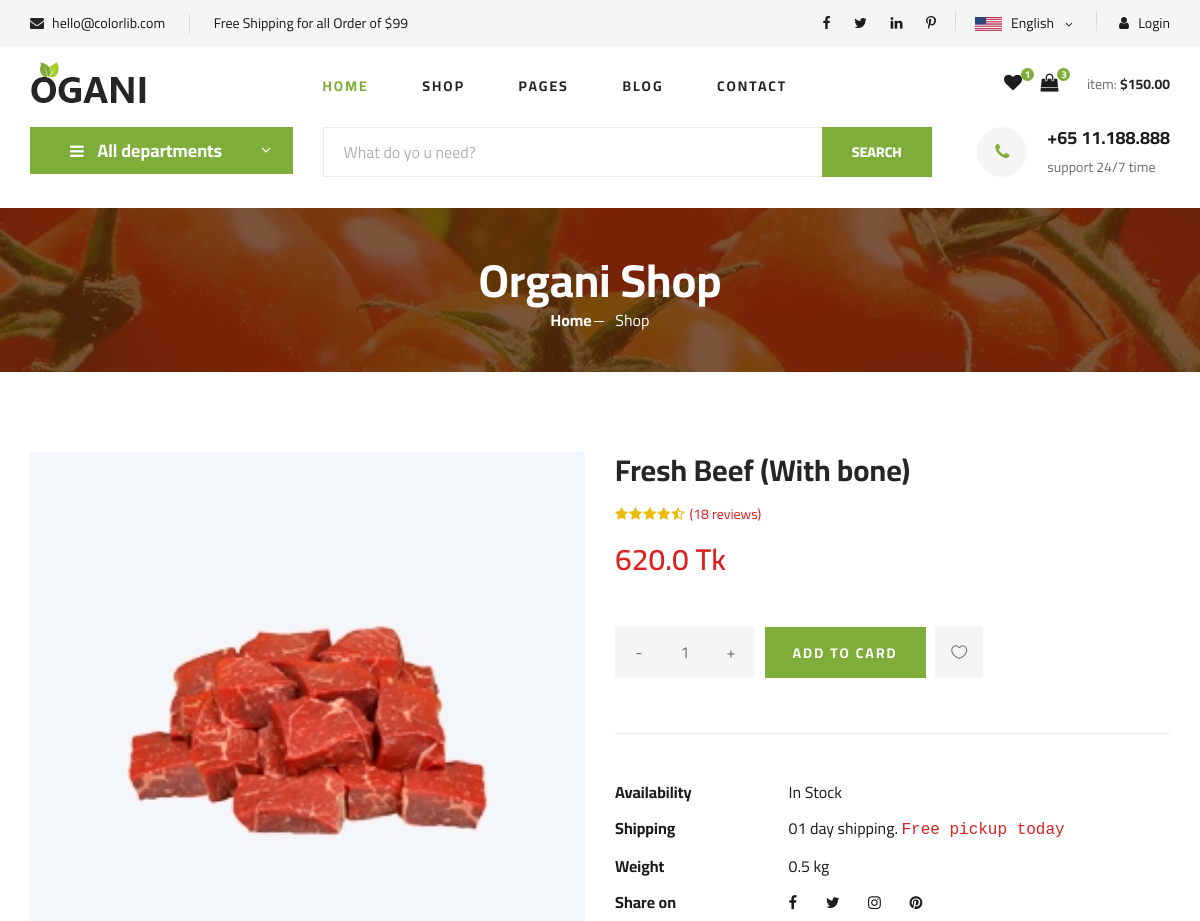
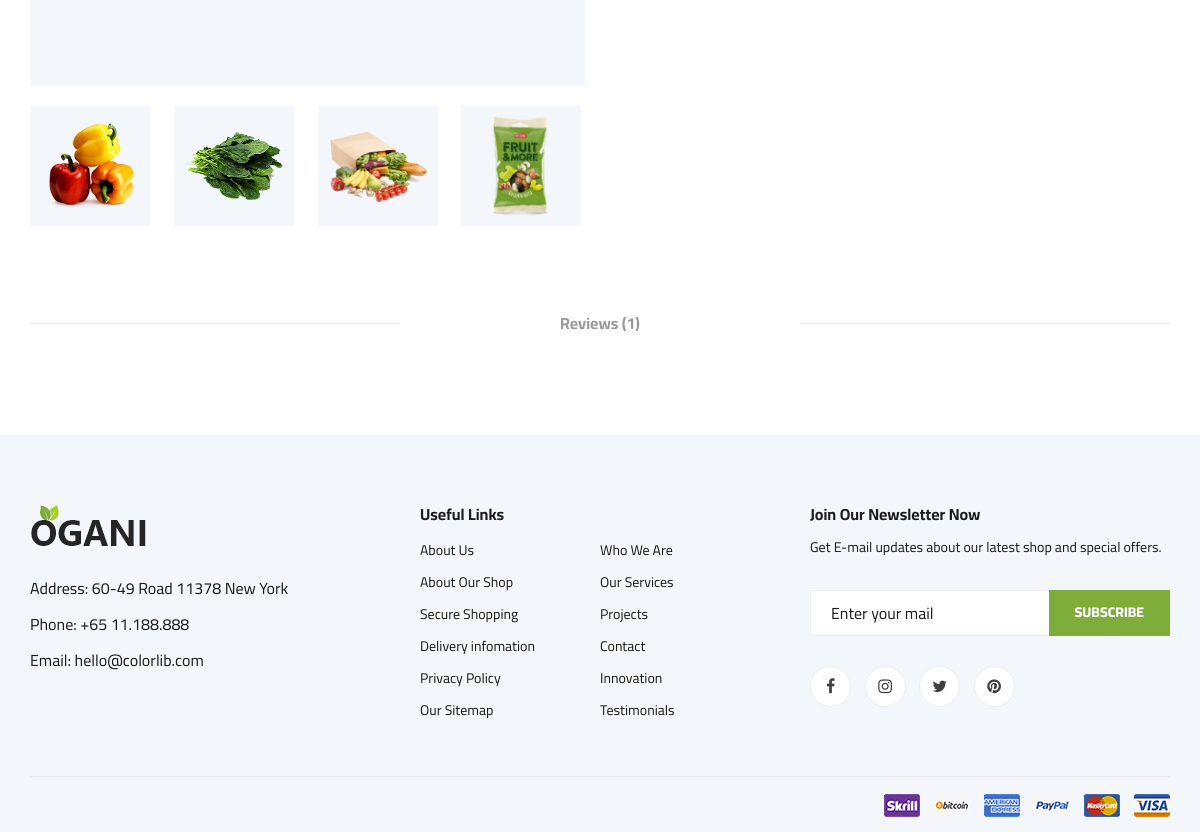
The app's page /products/product_details/fresh-beef-with-bone/ with its own data (2 pictures, top to bottom).
### products/models.py (models this page shows, shortened)
class Product(models.Model):
    name = models.CharField(max_length=200)
    slug = models.SlugField(blank=True, null=True)
    price = models.FloatField(blank=True, null=True)
    ratings = models.FloatField(blank=True, null=True)
    number_of_ratings = models.IntegerField(blank=True, null=True)
    images = models.ImageField(blank=True, null=True)
    description = models.TextField(blank=True, null=True)
    discountRate = models.IntegerField(default=0)
    available_stock = models.IntegerField(default=0)
    added_time = models.DateTimeField(auto_now_add=True)
    updated_time = models.DateTimeField(auto_now=True)
    category = models.ForeignKey(ProductCategory, on_delete=models.SET_NULL, null=True, blank=True)
    objects = ProductManager()
    @property
    def discount(self):
        if self.discountRate > 0:
            discounted_price = self.price - self.price * self.discountRate / 100
            return discounted_price
        return self.price

### products/views.py (the view)
# urls.py: path('product_details/<str:slug>/', views.product_details , name = "product_details")
def product_details(request, slug):
    context = getProductById(slug)
    return render(request, 'product_details.html', context)

### products/business_logic.py (called while the page is built)
def getCategorys():
    return ProductCategory.objects.all()

def getProductById(slug):
    product = Product.objects.get(slug=slug)
    related_products = Product.objects.filter(category = product.category).exclude(slug=slug)
    context = {
        'product': product,
        'categorys': getCategorys(),
        'related_products': related_products,
    }
    return context

### products/models.py (called while the page is built)
    def get_queryset(self):
        return ProductQuerySet(self.model, using=self._db)

### templates/product_details.html (shortened to what this page needs)
{% extends 'product.html' %}
{% load static %}
{% block page_details %}
    <section class="product-details spad">
        <div class="container">
            <div class="row">
                <div class="col-lg-6 col-md-6">
                    <div class="product__details__pic">
                        <div class="product__details__pic__item">
                            <img class="product__details__pic__item--large"
                                src="{{product.images.url}}" alt="">
                        </div>
                        <div class="product__details__pic__slider owl-carousel">
                            <img data-imgbigurl="img/product/details/product-details-2.jpg"
                                src="{% static 'img/product/details/thumb-1.jpg' %}" alt="">
                            <img data-imgbigurl="{% static 'img/product/details/product-details-3.jpg' %}"
                                src="{% static 'img/product/details/thumb-2.jpg' %}" alt="">
                            <img data-imgbigurl="{% static 'img/product/details/product-details-5.jpg' %}"
                                src="{% static 'img/product/details/thumb-3.jpg' %}" alt="">
                            <img data-imgbigurl="{% static 'img/product/details/product-details-4.jpg' %}"
                                src="{% static 'img/product/details/thumb-4.jpg' %}" alt="">
                        </div>
                    </div>
                </div>
                <div class="col-lg-6 col-md-6">
                    <div class="product__details__text">
                        <h3>{{product.name}}</h3>
                        <div class="product__details__rating">
                            <i class="fa fa-star"></i>
                            <i class="fa fa-star"></i>
                            <i class="fa fa-star"></i>
                            <i class="fa fa-star"></i>
                            <i class="fa fa-star-half-o"></i>
                            <span>(18 reviews)</span>
                        </div>
                        <div class="product__details__price">{{product.discount}} Tk</div>
                        <div class="product__details__quantity">
                            <div class="quantity">
                                <div class="pro-qty">
                                    <input type="text" value="1">
                                </div>
                            </div>
                        </div>
                        <a href="#" class="primary-btn">ADD TO CARD</a>
                        <a href="#" class="heart-icon"><span class="icon_heart_alt"></span></a>
                        <ul>
                            <li><b>Availability</b> <span>In Stock</span></li>
                            <li><b>Shipping</b> <span>01 day shipping. <samp>Free pickup today</samp></span></li>
                            <li><b>Weight</b> <span>0.5 kg</span></li>
                            <li><b>Share on</b>
                                <div class="share">
                                    <a href="#"><i class="fa fa-facebook"></i></a>
                                    <a href="#"><i class="fa fa-twitter"></i></a>
                                    <a href="#"><i class="fa fa-instagram"></i></a>
                                    <a href="#"><i class="fa fa-pinterest"></i></a>
                                </div>
                            </li>
                        </ul>
                    </div>
                </div>
                <div class="col-lg-12">
                    <div class="product__details__tab">
                        <ul class="nav nav-tabs" role="tablist">
                            <li class="nav-item">
                                <a class="nav-link" data-toggle="tab" href="#tabs-3" role="tab"
                                    aria-selected="false">Reviews <span>(1)</span></a>
                            </li>
                        </ul>
                    </div>
                </div>
            </div>
        </div>
    </section>
{% endblock %}

### static/css/style.css (style rules this page uses)
html, body { height: 100%; font-family: "Cairo", sans-serif; -webkit-font-smoothing: antialiased; font-smoothing: antialiased; }
h1, h2, h3, h4, h5, h6 { margin: 0; color: #111111; font-weight: 400; font-family: "Cairo", sans-serif; }
h3 { font-size: 30px; }
img { max-width: 100%; }
ul, ol { padding: 0; margin: 0; }
.spad { padding-top: 100px; padding-bottom: 100px; }
.primary-btn { display: inline-block; font-size: 14px; padding: 10px 28px 10px; color: #ffffff; text-transform: uppercase; font-weight: 700; background: #7fad39; letter-spacing: 2px; }
.product-details { padding-top: 80px; }
.product__details__pic__item { margin-bottom: 20px; }
.product__details__pic__item img { min-width: 100%; }
.product__details__pic__slider img { cursor: pointer; }
.product__details__pic__slider.owl-carousel .owl-item img { width: auto; }
.product__details__text h3 { color: #252525; font-weight: 700; margin-bottom: 16px; }
.product__details__text .product__details__rating { font-size: 14px; margin-bottom: 12px; }
.product__details__text .product__details__rating i { margin-right: -2px; color: #EDBB0E; }
.product__details__text .product__details__rating span { color: #dd2222; margin-left: 4px; }
.product__details__text .product__details__price { font-size: 30px; color: #dd2222; font-weight: 600; margin-bottom: 15px; }
.product__details__text .primary-btn { padding: 16px 28px 14px; margin-right: 6px; margin-bottom: 5px; }
.product__details__text .heart-icon { display: inline-block; font-size: 16px; color: #6f6f6f; padding: 13px 16px 13px; background: #f5f5f5; }
.product__details__text ul { border-top: 1px solid #ebebeb; padding-top: 40px; margin-top: 50px; }
.product__details__text ul li { font-size: 16px; color: #1c1c1c; list-style: none; line-height: 36px; }
.product__details__text ul li b { font-weight: 700; width: 170px; display: inline-block; }
.product__details__text ul li span samp { color: #dd2222; }
.product__details__text ul li .share { display: inline-block; }
.product__details__text ul li .share a { display: inline-block; font-size: 15px; color: #1c1c1c; margin-right: 25px; }
.product__details__text ul li .share a:last-child { margin-right: 0; }
.product__details__quantity { display: inline-block; margin-right: 6px; }
.pro-qty { width: 140px; height: 50px; display: inline-block; position: relative; text-align: center; background: #f5f5f5; margin-bottom: 5px; }
.pro-qty input { height: 100%; width: 100%; font-size: 16px; color: #6f6f6f; width: 50px; border: none; background: #f5f5f5; text-align: center; }
.product__details__tab { padding-top: 85px; }
.product__details__tab .nav-tabs { border-bottom: none; justify-content: center; position: relative; }
.product__details__tab .nav-tabs:before { position: absolute; left: 0; top: 12px; height: 1px; width: 370px; background: #ebebeb; content: ""; }
.product__details__tab .nav-tabs:after { position: absolute; right: 0; top: 12px; height: 1px; width: 370px; background: #ebebeb; content: ""; }
.product__details__tab .nav-tabs li { margin-bottom: 0; margin-right: 65px; }
.product__details__tab .nav-tabs li:last-child { margin-right: 0; }
.product__details__tab .nav-tabs li a { font-size: 16px; color: #999999; font-weight: 700; border: none; border-top-left-radius: 0; border-top-right-radius: 0; padding: 0; }
@media only screen and (min-width: 1200px) { .container { max-width: 1170px; } }

### records on screen
Product: images (picture), name "Fresh Beef (With bone)", discount "620.0"
